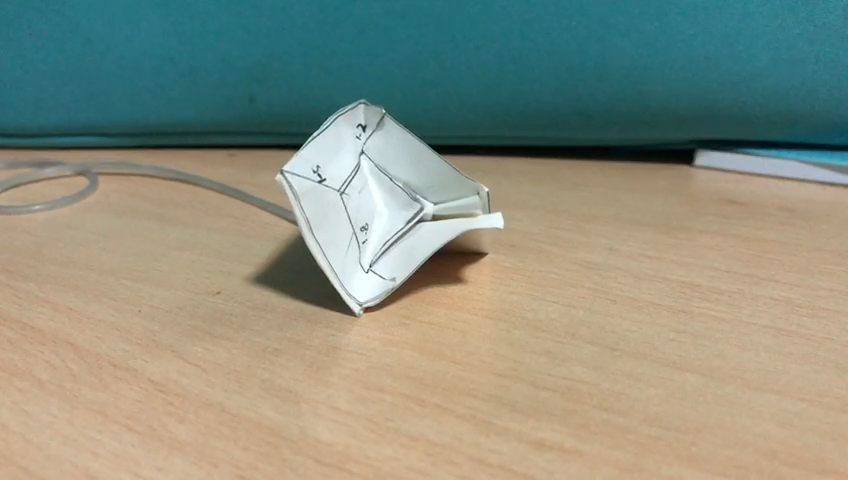
#> input picture frame 23 of clipped_video/fortune_teller.mp4, 848 x 480 px, given in place of tumble.MOV, which was not available
$ python optical_flow_tracking.py
#> lines starting #> are read from the running program, lines starting #| are printed output that depends on the picture; pictures that were not available may be replaced by others from this repository, and a replacement may not be noted
import numpy as np
import cv2


cap = cv2.VideoCapture('/home/rohit/projects/gamitrack/videos/tumble.MOV')

feature_params = dict( maxCorners = 1000,
                       qualityLevel = 0.3,
                       minDistance = 7,
                       blockSize = 7 )


lk_params = dict( winSize  = (30,30),
                  maxLevel = 5,
                  criteria = (cv2.TERM_CRITERIA_EPS | cv2.TERM_CRITERIA_COUNT, 10, 0.03))

cv2.namedWindow('frame',cv2.WINDOW_NORMAL)
color = np.random.randint(0,255,(100,3))
ret, old_frame = cap.read()
#> old_frame is the input picture: shape (480, 848, 3); mean B, G, R 128.9, 144.6, 139.4
old_frame = cv2.flip(old_frame, 0)
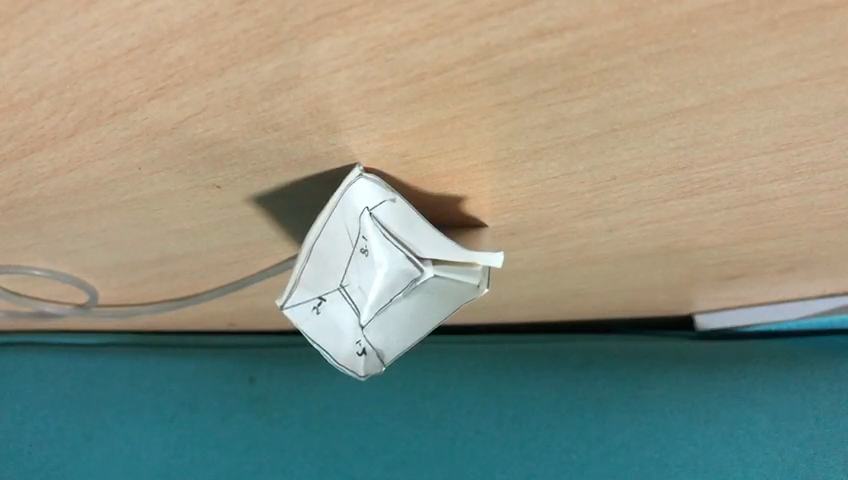
#> old_frame: shape (480, 848, 3); mean B, G, R 128.9, 144.6, 139.4
old_frame = cv2.flip(old_frame, 1)
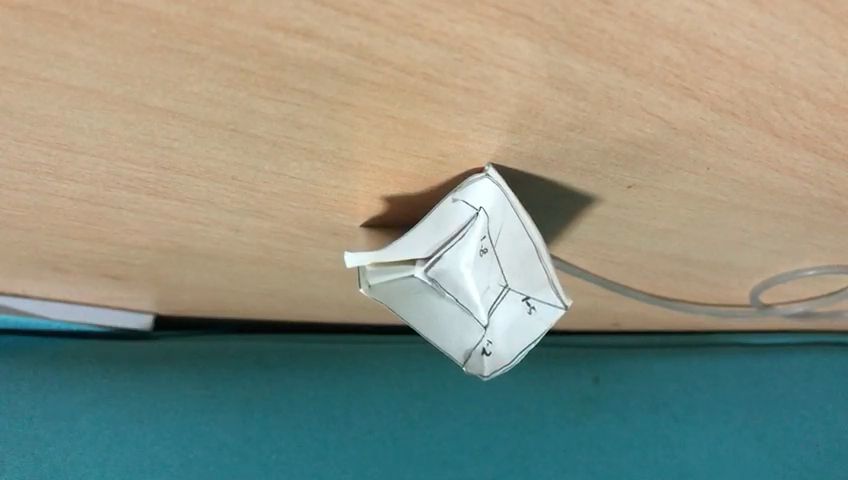
#> old_frame: shape (480, 848, 3); mean B, G, R 128.9, 144.6, 139.4
# old_frame = old_frame[100:700,900:1800,:]
old_gray = cv2.cvtColor(old_frame, cv2.COLOR_BGR2GRAY)
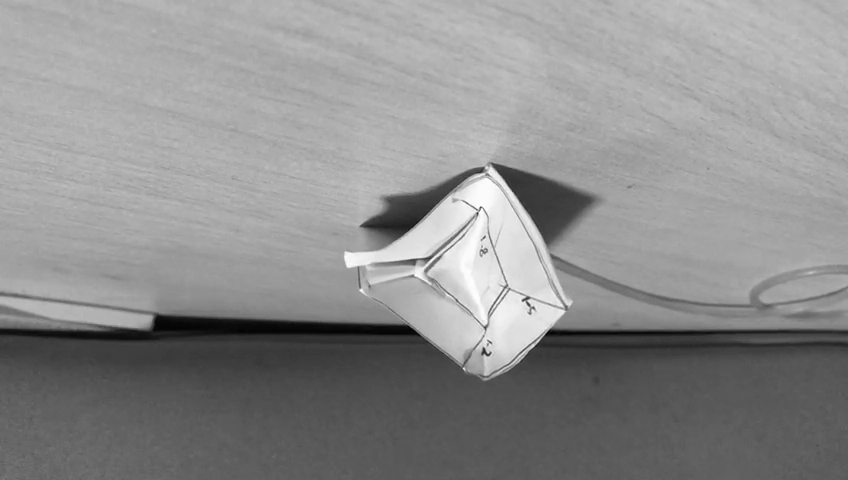
#> old_gray: shape (480, 848); min 0, max 255, mean 141.2
p0 = cv2.goodFeaturesToTrack(old_gray, mask = None, **feature_params)
#> p0 = [[488, 353], [526, 301], [477, 209], [484, 326], [531, 308], [485, 170], [485, 250], [489, 342], [507, 285], [486, 236], [482, 346], [563, 311]]

mask = np.zeros_like(old_frame)

while(1):
    try:
        ret,frame = cap.read()
        frame = cv2.flip(frame, 0)
        frame = cv2.flip(frame, 1)
        # frame = frame[100:700,900:1800,:]
        frame_gray = cv2.cvtColor(frame, cv2.COLOR_BGR2GRAY)
        # calculate optical flow
        p1, st, err = cv2.calcOpticalFlowPyrLK(old_gray, frame_gray, p0, None, **lk_params)
#> p1 = [[488, 353], [525.8, 301], [477, 209.1], [484, 326], [530.8, 308], [485, 170], [485, 250], [489, 342], [506.9, 285], [486, 236], [482, 346], [562.8, 311.1]]; st = [1, 1, 1, 1, 1, 1, 1, 1, 1, 1, 1, 1]; err = [0.0575, 1.61, 0.868, 0.423, 1.49, 0.292, 0.255, 0.125, 0.823, 0.101, 0.0901, 0.918]
        # Select good points
        good_new = p1[st==1]
#> good_new has the same summary as p1
        good_old = p0[st==1]
#> good_old has the same summary as p0
        # draw the tracks
        for i,(new,old) in enumerate(zip(good_new, good_old)):
            a,b = new.ravel()
            c,d = old.ravel()
            mask = cv2.line(mask, (a,b),(c,d), color[i].tolist(), 2)
            frame = cv2.circle(frame,(a,b),2,color[i].tolist(),-1)
#> this loop made 12 passes
#> (a, b, c, d) on passes 1 to 12: (488, 353, 488, 353), (525.8, 301, 526, 301), (477, 209.1, 477, 209), (484, 326, 484, 326), (530.8, 308, 531, 308), (485, 170, 485, 170), (485, 250, 485, 250), (489, 342, 489, 342), (506.9, 285, 507, 285), (486, 236, 486, 236), (482, 346, 482, 346), (562.8, 311.1, 563, 311)
#> frame: shape (480, 848, 3); mean B, G, R 128.8, 144.6, 139.3
#> mask: shape (480, 848, 3); mean of channels 0, 1, 2 0, 0, 0
        img = cv2.add(frame,mask)
        cv2.imshow('frame',img)
        k = cv2.waitKey(1) & 0xff
#> (key q is pressed here)
        if k == ord('q'):
            break
        # Now update the previous frame and previous points
        old_gray = frame_gray.copy()
        p0 = good_new.reshape(-1,1,2)
    except:
        pass

$ run again, starting later in the video
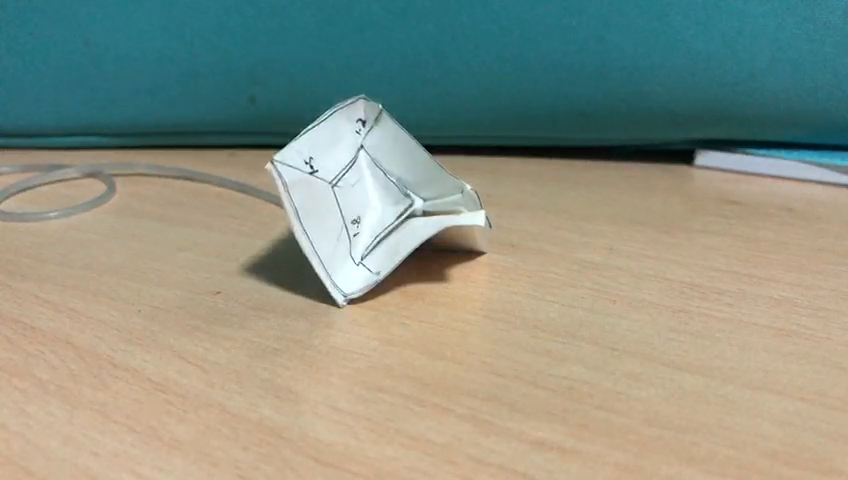
#> input picture frame 104 of clipped_video/fortune_teller.mp4, 848 x 480 px, given in place of tumble.MOV, which was not available
#> old_frame is the input picture: shape (480, 848, 3); mean B, G, R 133.2, 147.8, 140.8
#> `old_frame = cv2.flip(old_frame, 1)`:
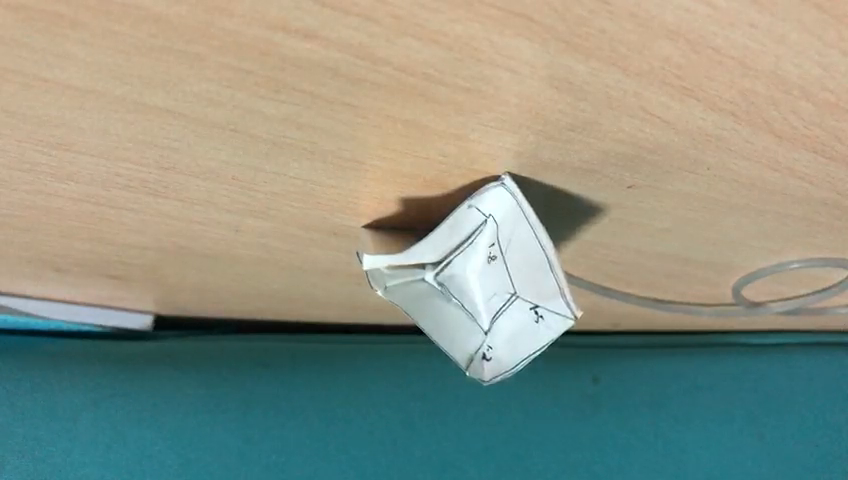
#> old_frame: shape (480, 848, 3); mean B, G, R 133.2, 147.8, 140.8
#> `old_gray = cv2.cvtColor(old_frame, cv2.COLOR_BGR2GRAY)`:
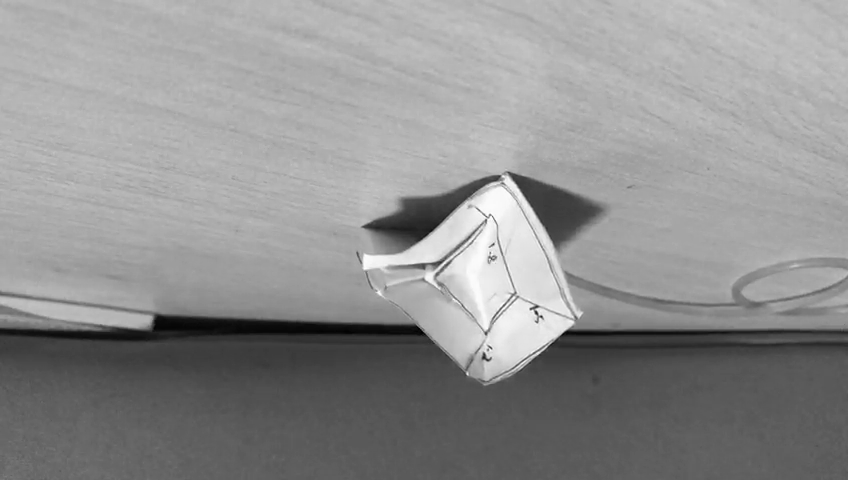
#> old_gray: shape (480, 848); min 0, max 254, mean 144.1
#> p0 = [[534, 310], [488, 358], [539, 317], [486, 217], [485, 332], [490, 256], [489, 348], [501, 178], [495, 244], [515, 293], [482, 352]]
#> p1 = [[534.5, 309.9], [488.7, 357.8], [539.5, 316.9], [486.2, 217], [485.7, 331.9], [490.3, 255.9], [489.7, 347.8], [500.9, 178], [495.3, 244], [515.3, 292.9], [482.7, 351.8]]; st = [1, 1, 1, 1, 1, 1, 1, 1, 1, 1, 1]; err = [2.35, 1.62, 2.18, 1.28, 1.33, 1.64, 1.44, 1.07, 1.61, 2.44, 1.5]
#> good_new has the same summary as p1
#> good_old has the same summary as p0
#> the loop `for i,(new,old) in enumerate(zip(good_new, good_old)):` made 11 passes
#> (a, b, c, d) on passes 1 to 8: (534.5, 309.9, 534, 310), (488.7, 357.8, 488, 358), (539.5, 316.9, 539, 317), (486.2, 217, 486, 217), (485.7, 331.9, 485, 332), (490.3, 255.9, 490, 256), (489.7, 347.8, 489, 348), (500.9, 178, 501, 178)
